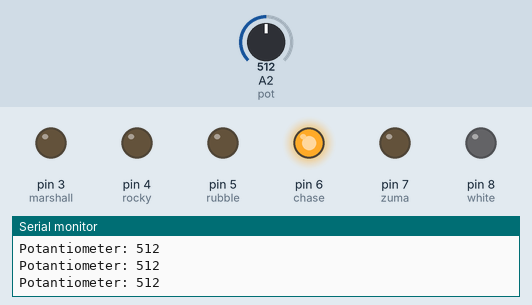
Simulated run of this sketch. Board: Arduino Uno, built with avr-gcc and run on an emulated ATmega328P. On the bench: output pins drawn as LEDs (lit = HIGH), the last lines printed to the serial monitor. The test bench sets the inputs (shaded band); at power-on: A2 (pot) = 512.

Above: at 1.2 s.
1.3 s: A2 (pot) set to 584
2.8 s: A2 (pot) set to 618
At 3.3 s:
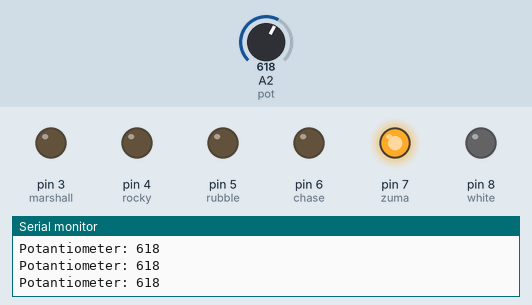
4.3 s: A2 (pot) set to 785
5.8 s: A2 (pot) set to 816
At 6.2 s:
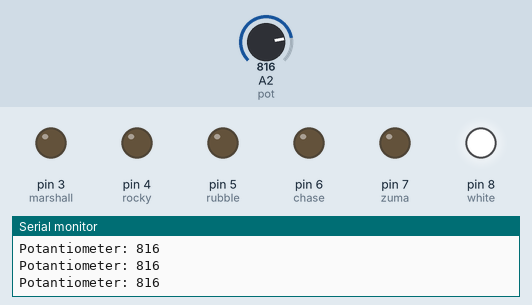
7.3 s: A2 (pot) set to 985
10.3 s: A2 (pot) set to 1017
At 11.8 s:
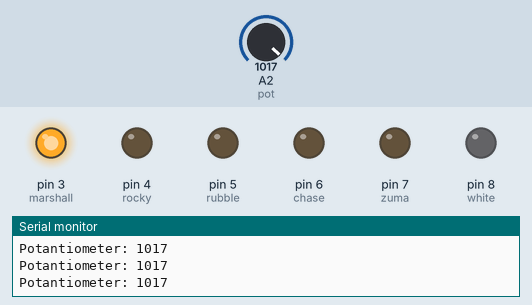
Timing chart, 0 to 12.8 s (numbered marks = the images above; inputs shaded):
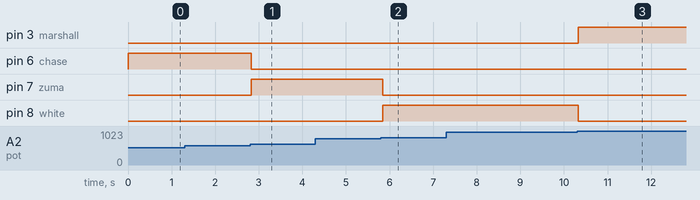

The sketch:

potansiyometre_ile_coklu_led1.ino
```cpp
#define pot A2
#define marshall 3
#define rocky 4
#define rubble 5
#define chase 6
#define zuma 7
#define white 8

int potRead;

void setup()
{
  Serial.begin(9600);
  pinMode(marshall, OUTPUT);
  pinMode(rocky, OUTPUT);
  pinMode(rubble, OUTPUT);
  pinMode(chase, OUTPUT);
  pinMode(zuma, OUTPUT);
  pinMode(white, OUTPUT);
}

void loop()
{
  potRead = analogRead(pot);
  Serial.print("Potantiometer: ");
  Serial.println(potRead);

  if(potRead<200){
    digitalWrite(marshall, 0);
    digitalWrite(rocky, 1);
    digitalWrite(rubble, 0);
    digitalWrite(chase, 0);
    digitalWrite(zuma, 0);
    digitalWrite(white, 0);
  }
  if(potRead>200 && potRead<400){
   digitalWrite(marshall, 0);
   digitalWrite(rocky, 0);
   digitalWrite(rubble, 1);
   digitalWrite(chase, 0);
   digitalWrite(zuma, 0);
   digitalWrite(white, 0);
  }
  if(potRead>400 && potRead<600){
   digitalWrite(marshall, 0);
   digitalWrite(rocky, 0);
   digitalWrite(rubble, 0);
   digitalWrite(chase, 1);
   digitalWrite(zuma, 0);
   digitalWrite(white, 0);
  }
    if(potRead>600 && potRead<800){
   digitalWrite(marshall, 0);
   digitalWrite(rocky, 0);
   digitalWrite(rubble, 0);
   digitalWrite(chase, 0);
   digitalWrite(zuma, 1);
   digitalWrite(white, 0);
  }
  if(potRead>800 && potRead<1000){
   digitalWrite(marshall, 0);
   digitalWrite(rocky, 0);
   digitalWrite(rubble, 0);
   digitalWrite(chase, 0);
   digitalWrite(zuma, 0);
   digitalWrite(white, 1);
  }
    if(potRead>1000){
   digitalWrite(marshall, 1);
   digitalWrite(rocky, 0);
   digitalWrite(rubble, 0);
   digitalWrite(chase, 0);
   digitalWrite(zuma, 0);
   digitalWrite(white, 0);
  }
}
```

Measured:
- the behaviour switches between 600 and 601 on A2 (pot) (found by bisection; images 0 and 1)
- the behaviour switches between 800 and 801 on A2 (pot) (found by bisection; images 1 and 2)
- the behaviour switches between 1000 and 1001 on A2 (pot) (found by bisection; images 2 and 3)
- after the input at 2.8 s, pin 6 (chase): HIGH → LOW at once; pin 7 (zuma): LOW → HIGH at once
- after the input at 5.8 s, pin 7 (zuma): HIGH → LOW at once; pin 8 (white): LOW → HIGH at once
- after the input at 10.3 s, pin 3 (marshall): LOW → HIGH at once; pin 8 (white): HIGH → LOW at once
